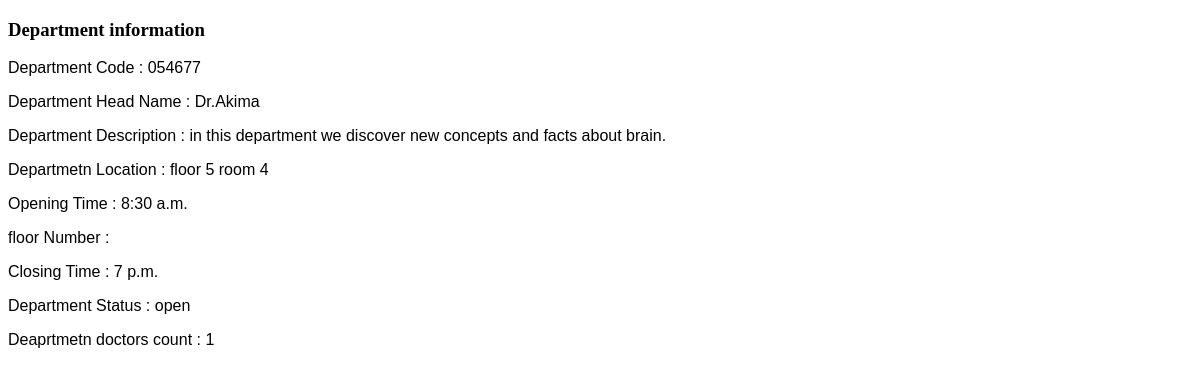
/showDepartmentInfo/Neurology/, run on the app's committed database.
### Hospital_app/models.py (models this page shows, shortened)
class Department(models.Model):
    department_name=models.CharField(max_length=200)
    department_code=models.CharField(max_length=100,null=True)
    department_head=models.CharField(max_length=200)
    description=models.TextField()
    location=models.CharField(max_length=250)
    floor_number=models.CharField(max_length=200,null=True,blank=True)
    contact_number=models.CharField(max_length=150,null=True,blank=True)
    opening_time=models.TimeField(null=True)
    closing_time=models.TimeField(null=True)
    total_doctors=models.IntegerField(null=True)
    total_nurses=models.IntegerField(null=True)
    status=models.CharField(max_length=150,null=True)

### Hospital_app/views.py (the view)
# urls.py: path('showDepartmentInfo/<str:department_name>/',showDepartmentInfo,name="showDepartmentInfo"),
def showDepartmentInfo(request,department_name):
      cons=Department.objects.filter(department_name=department_name)
      return render(request,"showDepInfo.html",{"deps":cons})

### templates/showDepInfo.html (shortened to what this page needs)
<!DOCTYPE html>
<html lang="en">
<head>
    {% load static %}
    <link rel="stylesheet" href="{% static 'style.CSS' %}">
</head>
<body>
    <h3>Department information</h3>
    {% for dep in deps %}
        <p>Department Code : {{dep.department_code}}</p>
        <p>Department Head Name : {{dep.department_head}}</p>
        <p>Department Description : {{dep.description}}</p>
        <p>Departmetn Location : {{dep.location}}</p>
        <p>Opening Time : {{dep.opening_time}}</p>
        <p>floor Number : {{dep.floor_num}}</p>
        <p>Closing Time : {{dep.closing_time}}</p>
        <p>Department Status : {{dep.status}}</p>
        <p>Deaprtmetn doctors count : {{dep.total_doctors}}</p>
    {% endfor %}
</body>
</html>

### data on the page
Department: department_code "054677", department_head "Dr.Akima", description "in this department we discover new concepts and facts about brain.", location "floor 5 room 4", opening_time "8:30 a.m.", closing_time "7 p.m.", status "open", total_doctors "1"
